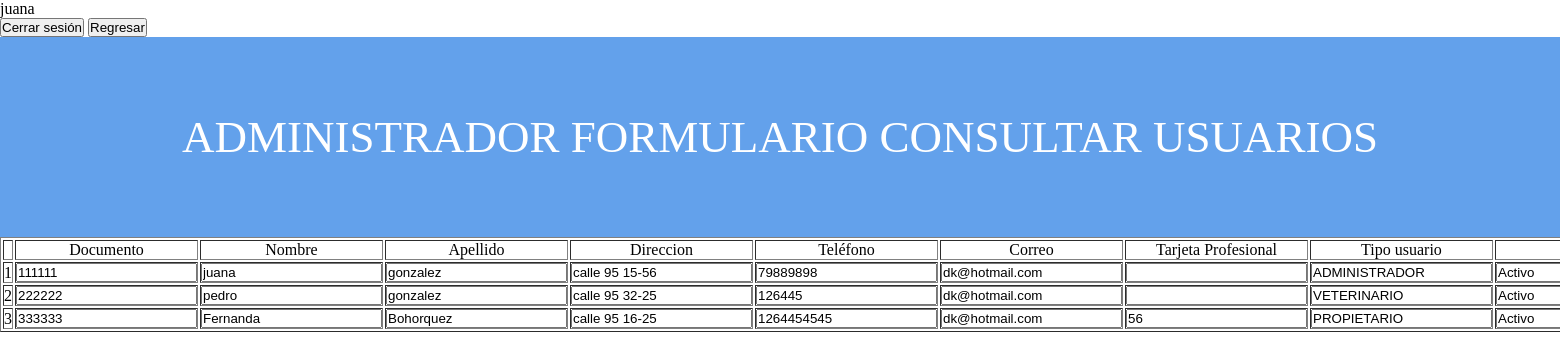
Page /mascota_feliz/mascota/model/admin/lista_usuarios.php (signed in) on the earlier database version.
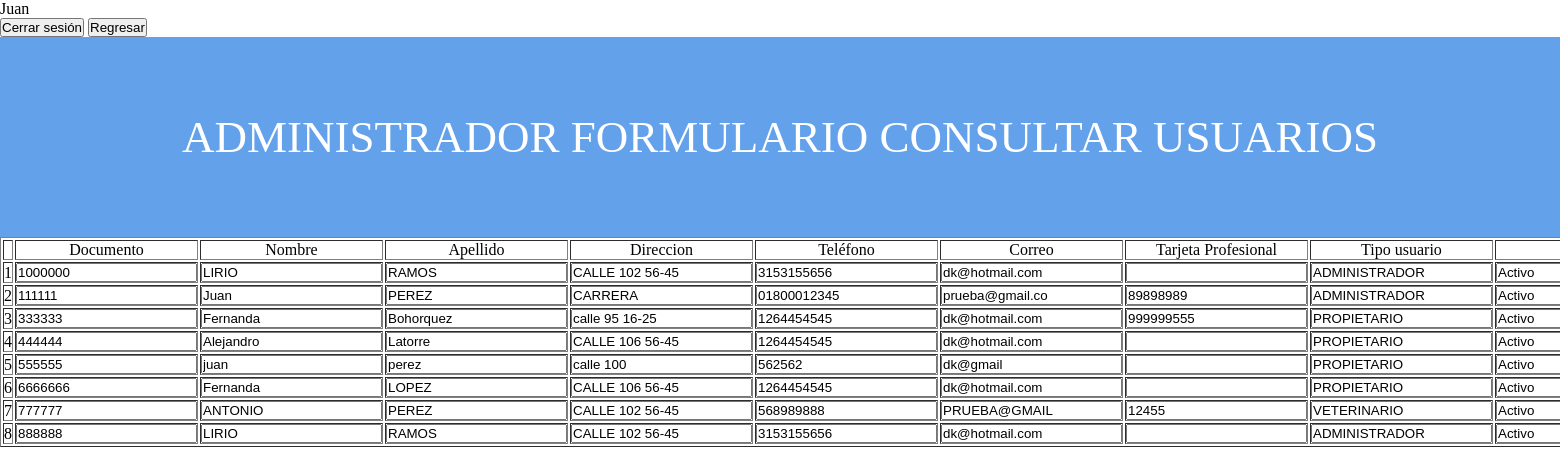
Same page on the later database version.
### tables this page shows
CREATE TABLE `usuarios` (
  `id_usuario` varchar(15) NOT NULL,
  `nombres` varchar(30) NOT NULL,
  `apellidos` varchar(30) NOT NULL,
  `direccion` varchar(30) NOT NULL,
  `telefono` varchar(15) NOT NULL,
  `correo` varchar(15) DEFAULT NULL,
  `tarj_prof` varchar(15) DEFAULT NULL,
  `tipo_usuario` int(11) NOT NULL,
  `id_est` int(11) NOT NULL,
  `password` varchar(5) NOT NULL
);

CREATE TABLE `tipo_usuarios` (
  `tipo_usuario` int(11) NOT NULL,
  `rol` varchar(30) NOT NULL
);

CREATE TABLE `estados` (
  `id_est` int(11) NOT NULL,
  `desc_est` varchar(30) NOT NULL
);

### mascota_feliz/mascota/model/admin/lista_usuarios.php (the view, shortened to what this page needs)
<?php
require_once("../../db/connection.php");
$sql = "SELECT * FROM usuarios, tipo_usuarios WHERE id_usuario = '".$_SESSION['id_usuario']."' AND usuarios.tipo_usuario = tipo_usuarios.tipo_usuario";
$usuarios = mysqli_query($mysqli, $sql);
$usua = mysqli_fetch_assoc($usuarios);
?>
<form method="POST">
    <tr>
        <td colspan='2' align="center"><?php echo $usua['nombres']?></td>
    </tr>
<tr><br>
    <td colspan='2' align="center">
        <input type="submit" value="Cerrar sesión" name="btncerrar" /></td>
        <input type="submit" formaction="../admin/index.php" value="Regresar" />
    </tr>
</form>
<!DOCTYPE html>
<html lang="en">
<head>
    <link rel="stylesheet" href="estilos.css">
</head>
    <body>
        <section class="title">
            <h1><?php echo $usua['rol']?> FORMULARIO CONSULTAR USUARIOS</h1>
        </section>
        <table border="1"class="center" >
            <form name="frm_consulta" method="POST" autocomplete="off">
                <tr>
                    <td>
                    </td>
                    <td>
                        Documento
                    </td>
                    <td>
                        Nombre
                    </td>
                    <td>
                        Apellido
                    </td>
                    <td>
                        Direccion
                    </td>
                    <td>
                        Teléfono
                    </td>
                    <td>
                        Correo
                    </td>
                    <td>
                        Tarjeta Profesional
                    </td>
                    <td>
                        Tipo usuario
                    </td>
                    <td>
                    </td>
                </tr>
                <?php
                    $sql="SELECT * FROM usuarios,estados, tipo_usuarios WHERE usuarios.tipo_usuario = tipo_usuarios.tipo_usuario and usuarios.id_est= estados.id_est";
                    $i=0;
                    $query = mysqli_query($mysqli,$sql);
                    while($result=mysqli_fetch_assoc($query)){
                        $i++;
                ?>
                <tr>
                    <td><?php echo $i ?></td>
                    <td><input name="doc" type="text" value= "<?php echo $result ['id_usuario']  ?>"> </td>
                    <td><input name="nom" type="text" value= "<?php echo $result ['nombres']  ?>"> </td>
                    <td><input name="ape" type="text" value= "<?php echo $result ['apellidos']  ?>"> </td>
                    <td><input name="dir" type="text" value= "<?php echo $result ['direccion']  ?>"> </td>
                    <td><input name="tel" type="text" value= "<?php echo $result ['telefono']  ?>"> </td>
                    <td><input name="correo" type="text" value= "<?php echo $result ['correo']  ?>"> </td>
                    <td><input name="tp" type="text" value= "<?php echo $result ['tarj_prof']  ?>"> </td>
                    <td><input name="est" type="text" value= "<?php echo $result ['rol']  ?>"> </td>
                    <td><input name="rol" type="text" value= "<?php echo $result ['desc_est']  ?>"> </td>
                </tr>
                    <?php
                    }
                    ?>
            </form>
        </table>
    </body>
</html>

Differences in the rows shown:
removed usuarios: doc "222222", nom "pedro", ape "gonzalez", dir "calle 95 32-25", tel "126445", correo "dk@hotmail.com", est "VETERINARIO", rol "Activo"
changed usuarios id 111111: nombres "juana" → "Juan"; nom "juana" → "Juan"; ape "gonzalez" → "PEREZ"; dir "calle 95 15-56" → "CARRERA"; tel "79889898" → "01800012345"; correo "dk@hotmail.com" → "prueba@gmail.co"; tp (not shown) → "89898989"
added usuarios: doc "1000000", nom "LIRIO", ape "RAMOS", dir "CALLE 102 56-45", tel "3153155656", correo "dk@hotmail.com", est "ADMINISTRADOR", rol "Activo"
changed usuarios "Bohorquez": tp "56" → "999999555"
added usuarios: doc "444444", nom "Alejandro", ape "Latorre", dir "CALLE 106 56-45", tel "1264454545", correo "dk@hotmail.com", est "PROPIETARIO", rol "Activo"
added usuarios: doc "555555", nom "juan", ape "perez", dir "calle 100", tel "562562", correo "dk@gmail", est "PROPIETARIO", rol "Activo"
added usuarios: doc "6666666", nom "Fernanda", ape "LOPEZ", dir "CALLE 106 56-45", tel "1264454545", correo "dk@hotmail.com", est "PROPIETARIO", rol "Activo"
added usuarios: doc "777777", nom "ANTONIO", ape "PEREZ", dir "CALLE 102 56-45", tel "568989888", correo "PRUEBA@GMAIL", tp "12455", est "VETERINARIO", rol "Activo"
added usuarios: doc "888888", nom "LIRIO", ape "RAMOS", dir "CALLE 102 56-45", tel "3153155656", correo "dk@hotmail.com", est "ADMINISTRADOR", rol "Activo"
